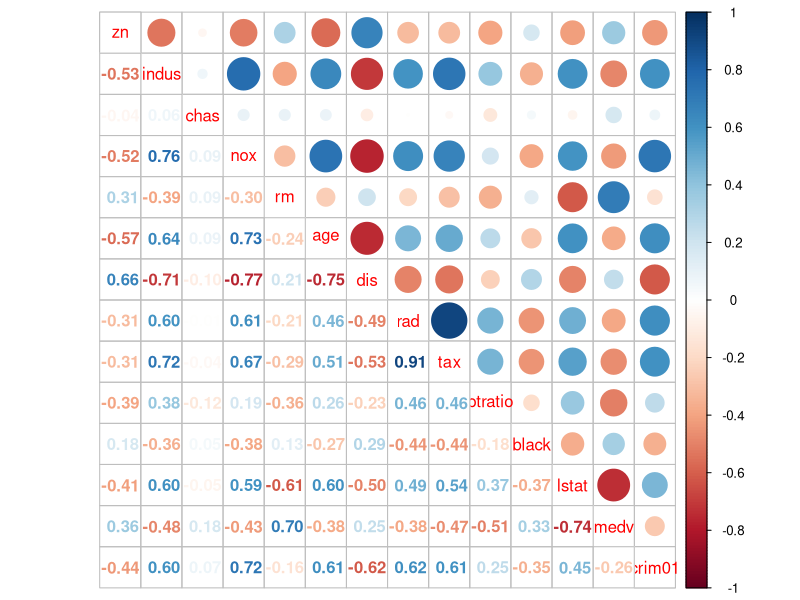

Write the R code that produced this figure. (Note: this script raises an error after producing the figure.)
library(MASS)
library(corrplot)

##############################################################################
# Logistic regression
##############################################################################

# ressource: https://rpubs.com/datascientiest/248183

#head(Boston)
#str(Boston)
#summary(Boston)

# Load Boston data set
data("Boston")

# Create list with same size as crime coloum with all zeros
crim01 <- rep(0, length(Boston$crim))

# Insert 1's where crime is over median 
crim01[Boston$crim > median(Boston$crim)] <- 1

# Add crim01 coloum to Boston dataset
Boston <- data.frame(Boston, crim01)

summary(Boston)

# Set random number generator in R
set.seed(1234)

# Create training data
train <- sample(1:dim(Boston)[1], dim(Boston)[1]*.7, rep=FALSE)

# Create test data (-train means all train data with negative sign)
 test <- -train
 
# Add training data to variable
Boston.train <- Boston[train, ]

# Add test data to variable (all data which is not train)
Boston.test <- Boston[test, ]

# From the the crime data, add the only test data to crim01.test variable
crim01.test <- crim01[test]

# Generate logistic regression model
# GLM Parameter explaination
  # crim01: The variable we want to predict
  # ~ .: all variables in Boston dataset is set as predictors 
  # - crime01 -crim: remove crime01 and crim colums as predictors
  # data = Boston: use Boston data set
  # binomial: logit
fit.glm1 <- glm(crim01 ~ . - crim01 - crim, data = Boston, family = binomial)

# Summary of the models coefficients and p-values
summary(fit.glm1)

# Correlation matrix
  # Find candidates which indicates the positive correlation on crim01
corrplot::corrplot.mixed(cor(Boston[, -1]), upper="circle")

# Generate logistic regression model
  # GLM Parameter explaination
  # crim01: The variable we want to predict
  # nox (0.72) + indus (0.6) + age (0.61) + rad (0.62): Predictors 
fit.glm <- glm(crim01 ~ nox + indus + age + rad, data = Boston, family = binomial)
Summary(fit.glm)


# Use our model and see how it predicts on Test data set 
  # The predict function, predicts the probability for crime, given the predictors 
probs <- predict(fit.glm, Boston.test, type = "response")

# Create list with same size as probs with all zeros 
pred.glm <- rep(0, length(probs))

# Insert 1's where probability is larger than 0.5    
pred.glm[probs > 0.5] <- 1

# Confusion matrix in order to determine how many observations were correctly or incorrectly classified
  # Correct prediction: 65 suburbs with no crimes over median and 68 suburbs with crimes over median
  # wrong prediction: 15 which the model predicted to no crime had crime. 4 which the model predicted had crime which hadnt crime
table(pred.glm, crim01.test)

# Computes the rate of misclassification (0.125)
mean(pred.glm != crim01.test)

##############################################################################
# Linear discriminant analysis
##############################################################################


# Create model
fit.lda <- lda(crim01 ~ nox + indus + age + rad , data = Boston)

# Use the model for prediction on test data
pred.lda <- predict(fit.lda, Boston.test)

# Confusion matrix
table(pred.lda$class, crim01.test)

# Misclassification rate
mean(pred.lda$class != crim01.test)


##############################################################################
# KNN
##############################################################################

data = scale(Boston[,-c(1,15)])
set.seed(1234)
train <- sample(1:dim(Boston)[1], dim(Boston)[1]*.7, rep=FALSE)
test <- -train
training_data = data[train, c("nox" , "indus" , "age" , "rad")]
testing_data = data[test, c("nox" , "indus" , "age" , "rad")]
## KNN take the training response variable seperately
train.crime01 = Boston$crim01[train]
## we also need the have the testing_y seperately for assesing the model later on
test.crime01= Boston$crim01[test]

library(class)
set.seed(1234)
knn_pred_y = knn(training_data, testing_data, train.crime01, k = 1)
table(knn_pred_y, test.crime01)

# For this KNN (k=1), we have a test error rate of 9.21%
mean(knn_pred_y != test.crime01)

knn_pred_y = NULL
error_rate = NULL
for(i in 1:dim(testing_data)[1]){
  set.seed(1234)
  knn_pred_y = knn(training_data,testing_data,train.crime01,k=i)
  error_rate[i] = mean(test.crime01 != knn_pred_y)
}

### find the minimum error rate
min_error_rate = min(error_rate)
print(min_error_rate)

### get the index of that error rate, which is the k
K = which(error_rate == min_error_rate)
print(K)

# Minimum error rate is 6.57% at K=3

library(ggplot2)
qplot(1:dim(testing_data)[1], error_rate, xlab = "K",
      ylab = "Error Rate",
      geom=c("point", "line"))
